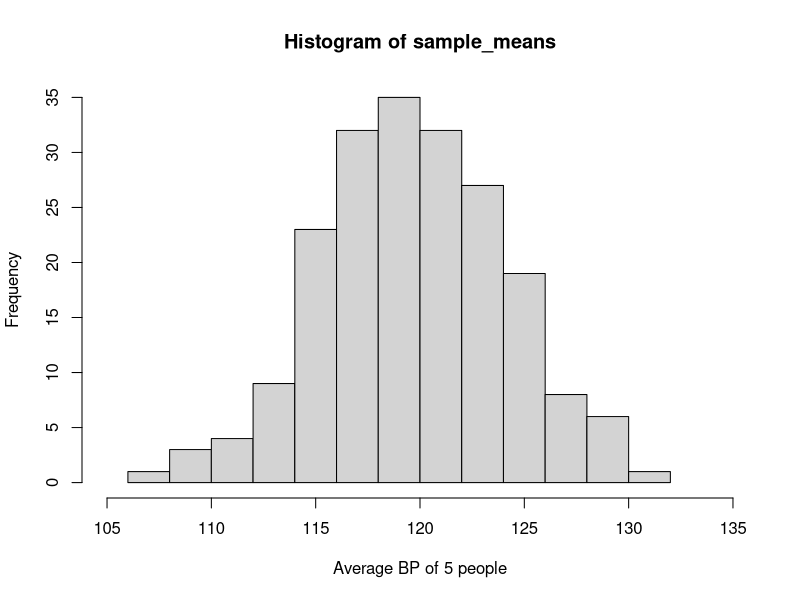
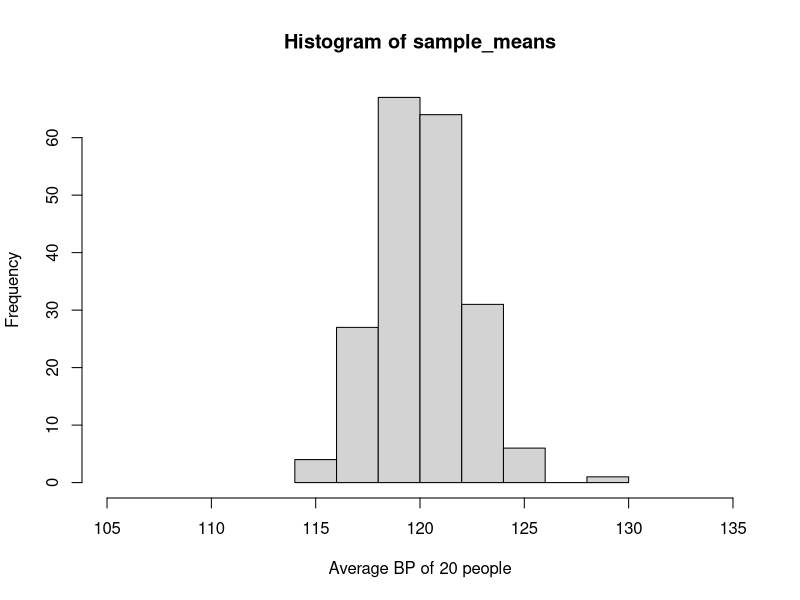
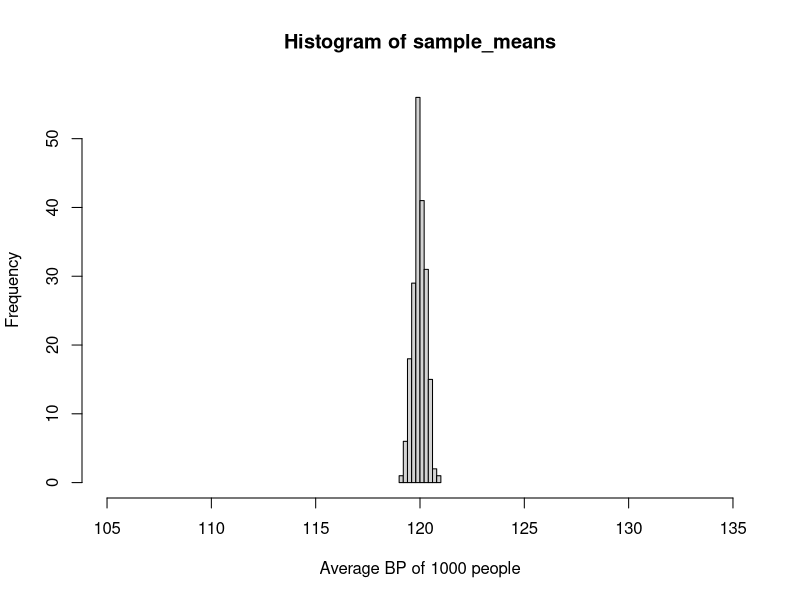
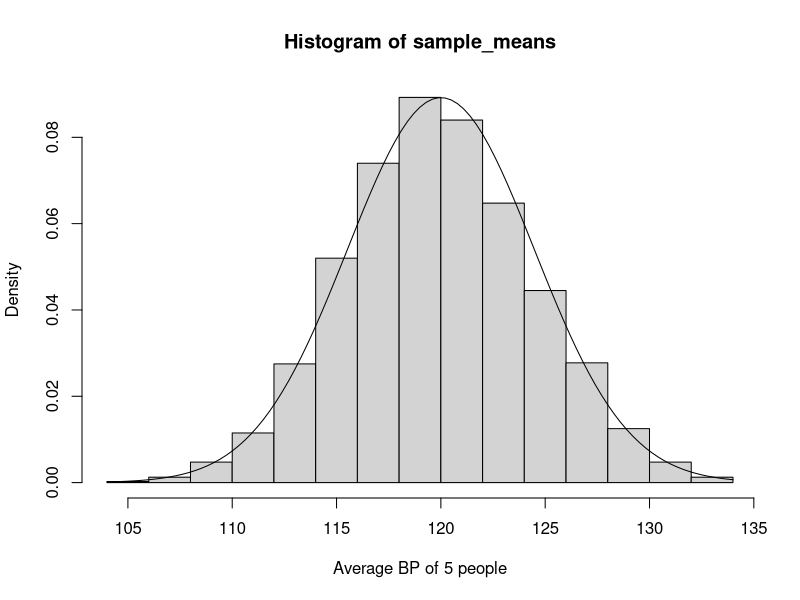
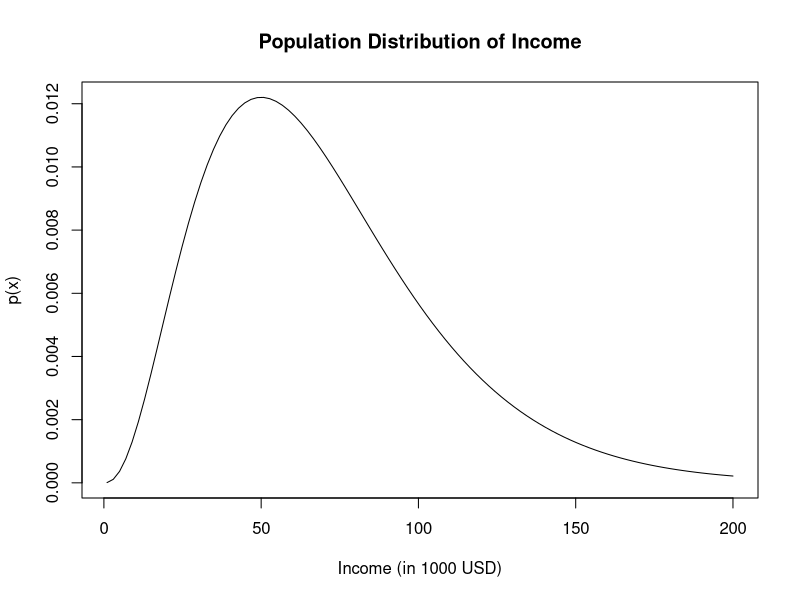
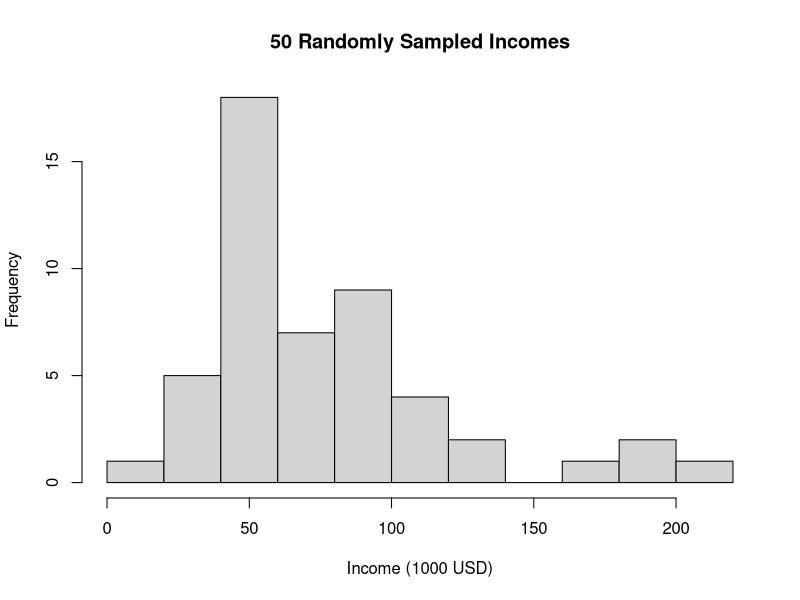
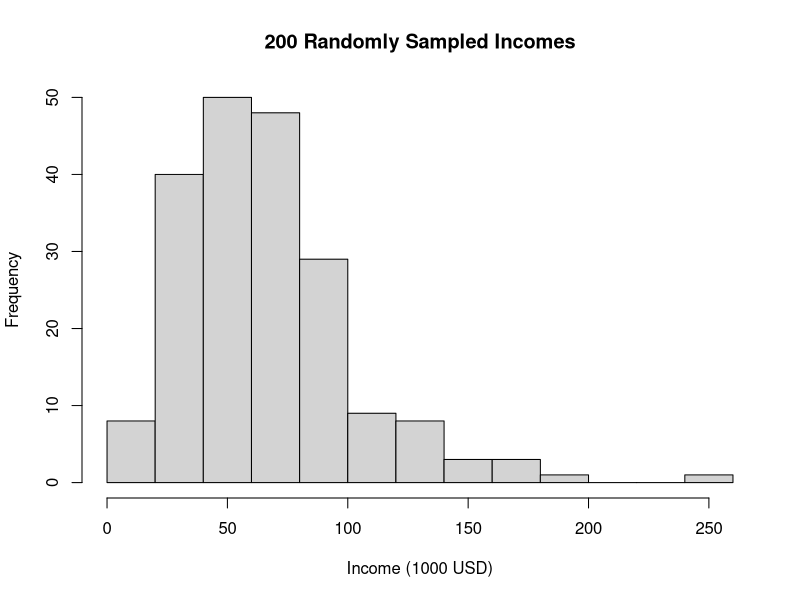
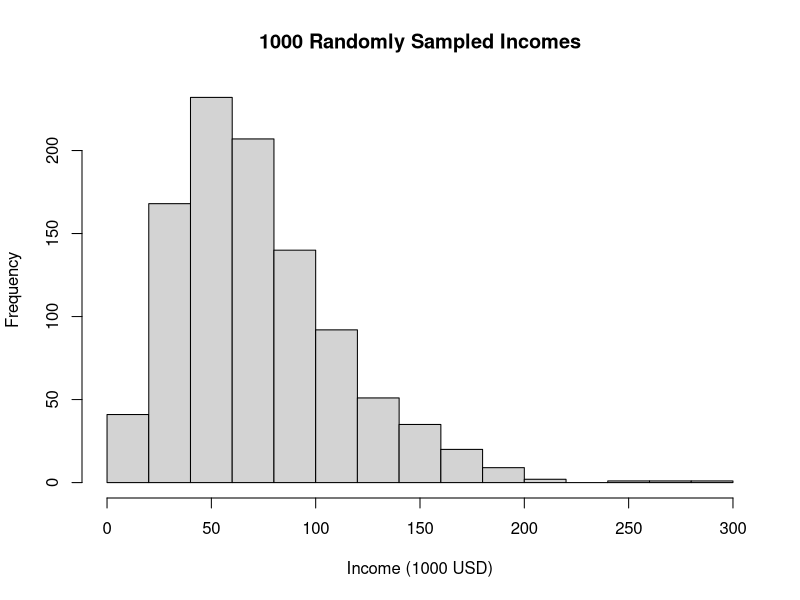

The R source for these figures, in order:
# Law of Large Numbers and Central Limit Theorem
# STAT 2103 Applied Linear Regression — R example
# Extracted from the rendered course example; prose kept as comments.


# ------------------------------------------------------------
# STAT 2103
# ------------------------------------------------------------

# ------------------------------------------------------------
# Law of Large Numbers
# ------------------------------------------------------------

# Suppose the overall distribution of systolic blood pressure for adults in
# the US is approximately Normal(mean=120, sd=10).

# For any individual person, systolic blood pressure might be near 120, or
# above or below.

# We can randomly sample one person and measure their systolic blood pressure:
set.seed(6292)
x<-rnorm(n=1, mean=120, sd=10)
print(x)

# Instead, we could go out and measure the blood pressure of 5 randomly
# selected people, and record the average:
set.seed(6292) #setting the "seed" makes the random number generator 
            # give you the same values
            # every time you run this chunk of code

x<- rnorm(n=5, mean=120, sd=10) #this simulates sampling 5 people

print(x)
print(mean(x)) #this is the average of the sample

# The average for those randomly selected 5 people is roughly 126.

# What if we randomly select another 5 people and take the average of their
# blood pressure measurements?
x<- rnorm(n=5, mean=120, sd=10) #this simulates sampling 5 people

print(x)
print(mean(x)) #this is the average of the sample

# For this new random sample of 5 people, the average blood pressure was
# slightly different.

# Now, what if we keep doing this many times? Collect many different random
# samples of 5 people, and record the averages. What values of the sample
# average do we tend to get?
n_repetitions<- 200 # let's repeat the 5-person-sample exercise 200 times

sample_means<-rep(0,n_repetitions) #create a vector to store our 200 sample means

for(i in 1:n_repetitions){
  sample_means[i] <- mean(rnorm(n=5, mean=120, sd=10))
}

# The ``for loop” in this chunk does the following: for each of the 200
# repetitions we want to perform, draw a sample of 5 people’s blood pressure,
# then record the average, and store it in the “sample_means” vector. At the
# end, we have 200 sample means, each of which is the average blood pressure
# of a sample of 5 randomly-selected people.

# We can visualize the results with a histogram:
hist(sample_means, xlab="Average BP of 5 people", xlim=c(105, 135))

# What if, instead of taking 5 person samples, we take 20 person samples? That
# is, we randomly select 20 people, measure their blood pressure, and record
# the average.

# We can simulate one repetition of this process:
x <- rnorm(n=20, mean=120, sd=10)
print(x) #this prints all 20 of the blood pressure values
print(mean(x)) #this prints the sample average for the 20-person-sample

# We can repeat the above, drawing a new sample of 20 people:
x <- rnorm(n=20, mean=120, sd=10)
print(mean(x)) #this prints the sample average for the 20-person-sample

# Then, like above, we can imagine repeating this process, taking many
# different samples of 20 people, and recording the sample average for each
# sample:
n_repetitions<- 200 # repeat the 20-person-sample exercise 200 times

sample_means<-rep(0,n_repetitions) #create a vector to store our 200 sample means

for(i in 1:n_repetitions){
  sample_means[i] <- mean(rnorm(n=20, mean=120, sd=10))
}

# … and visualize the results with a histogram:
hist(x=sample_means, xlab="Average BP of 20 people", xlim=c(105, 135))

# Compared to the example with 5-person-samples, 20-person-samples tend to
# produce sample averages that are clustered more closely around 120, which is
# the average of the overall population.

# Taking this even further, what would it look like with 1000 person samples?
n_repetitions<- 200 # repeat the 20-person-sample exercise 200 times

sample_means<-rep(0,n_repetitions) #create a vector to store our 200 sample means

for(i in 1:n_repetitions){
  sample_means[i] <- mean(rnorm(n=1000, mean=120, sd=10))
}

hist(sample_means, xlab="Average BP of 1000 people", xlim=c(105, 135))

# The sample average blood pressure of 1000 people tends to be very close to
# the population average. For a sample of 1000 people, it’s rare for the
# sample average to be less than 118 or more than 122.

# (back to board)

# ------------------------------------------------------------
# Distribution of the Sample Average
# ------------------------------------------------------------

# Because blood pressure is normally distributed with mean 120 and standard
# deviation 10, the average blood pressure of a random sample of 5 people is
# also normally distributed, with mean 120 and standard deviation 10/sqrt(5).

# We can generate a large number of 5-person-samples and take their averages,
# like we did above, and compare it to the normal distribution with mean 120
# and standard deviation 10/sqrt(5)
n_repetitions<- 2000 # let's repeat the 5-person-sample exercise 2000 times

sample_means<-rep(0,n_repetitions) #create a vector to store our 2000 sample means

for(i in 1:n_repetitions){
  sample_means[i] <- mean(rnorm(n=5, mean=120, sd=10))
}
hist(sample_means, probability=TRUE, xlab="Average BP of 5 people") 
#this is a histogram of our 2000 observed sample averages

curve(dnorm(x, mean=120, sd=10/sqrt(5)), add=TRUE)
#this is the curve of the normal distribution probability density function

# ------------------------------------------------------------
# Central Limit Theorem
# ------------------------------------------------------------

# Next let’s consider a variable whose population distribution is NOT normal:
# income. In the US, the population distribution of adults’ income is skewed,
# with a long right tail (a small number of people with very large incomes).

# Suppose the expected value is 70, and the standard deviation is 37.4
# (thousands of dollars).
curve(dgamma(x, shape=70*0.05, rate=0.05), from=1, to=200, 
      main="Population Distribution of Income", 
      xlab= "Income (in 1000 USD)", ylab="p(x)")

# If we randomly sample people and record their income, the distribution of
# the individual incomes will be skewed, no matter how much data we collect.
hist(x= rgamma(n=50, shape=70*0.05, rate=0.05), 
     main="50 Randomly Sampled Incomes", xlab="Income (1000 USD)")
hist(x= rgamma(n=200, shape=70*0.05, rate=0.05), 
     main="200 Randomly Sampled Incomes", xlab="Income (1000 USD)")
hist(x= rgamma(n=1000, shape=70*0.05, rate=0.05), 
     main="1000 Randomly Sampled Incomes", xlab="Income (1000 USD)")

# The central limit theorem does NOT say that the individual samples become
# normally distributed when we collect enough data.

# But the sample AVERAGE starts to look normally distributed, for large enough
# samples.

# Suppose we randomly sample 3 adults and record their average income. What
# types of values do we get for that sample average?
n_repetitions<- 1000 # let's repeat the 3-person-sample exercise 1000 times

sample_means<-rep(0,n_repetitions) #create a vector to store our 1000 sample means

for(i in 1:n_repetitions){
  sample_means[i] <- mean(rgamma(n=3, shape=70*0.05, rate=0.05))
}
hist(x= sample_means, main="", xlab="Average Income of 3 people (1000 USD)", 
     probability = TRUE)

# The average income of a sample of 3 people still looks a bit skewed (longer
# right tail). This doesn’t look like a normal distribution.

# What about the sample average of 10 people?
n_repetitions<- 1000 # let's repeat the 10-person-sample exercise 1000 times

sample_means<-rep(0,n_repetitions) #create a vector to store our 1000 sample means

for(i in 1:n_repetitions){
  sample_means[i] <- mean(rgamma(n=10, shape=70*0.05, rate=0.05))
}
hist(x= sample_means, main="", xlab="Average Income of 10 people (1000 USD)", 
     probability=TRUE, breaks=15)

# What about the sample average of 50 people?
n_repetitions<- 1000 # let's repeat the 50-person-sample exercise 400 times

sample_means<-rep(0,n_repetitions) #create a vector to store our 400 sample means

for(i in 1:n_repetitions){
  sample_means[i] <- mean(rgamma(n=50, shape=70*0.05, rate=0.05))
}
hist(x= sample_means, main="", 
     xlab="Average Income of 50 people (1000 USD)", 
     probability=TRUE,breaks=15)
curve(dnorm(x, mean=70, sd=sqrt(20*70/50)), add=TRUE)
legend("topright", legend=c("Normal(70, 37.4/sqrt(50))"), bty='n', lty=1)

# Even though the population distribution of incomes is not normal, and is
# noticeably skewed, the average income of 50 random people is starting to
# look like a normal distribution.

# The curve superimposed on the histogram is the normal distribution pdf with
# expected value 70 and standard deviation 37.4/sqrt(50).
